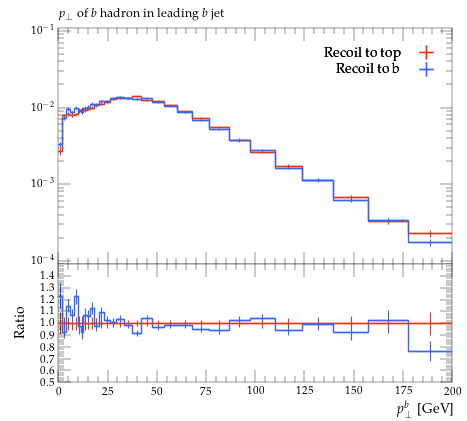

Python code for this plot:
#! /usr/bin/env python

# This Python script was auto-generated using YODA v2.0.2.
# Analysis object: /MC_HFJETS/ptBHadrLead
# Timestamp: 30-07-2026 (13:09:52)

import matplotlib as mpl
import matplotlib.pyplot as plt
mpl.use('Agg') # comment out for interactive use
import os
import numpy as np

plotDir = os.path.split(os.path.realpath(__file__))[0]
if 'YODA_USER_PLOT_PATH' in globals():
    plot_outdir = globals()['YODA_USER_PLOT_PATH']
else:
    plot_outdir = plotDir

#plot style
plt.style.use(os.path.join(plotDir, '../default.mplstyle'))
# plot metadata
figW, figH = plt.rcParams['figure.figsize']
ax_xLabel = r'$p_\perp^b$ [GeV]'
ax_yLabel = r''
ax_title  = r'$p_\perp$ of $b$ hadron in leading $b$ jet'
ax_xScale = 'linear'
ax_yScale = 'log'
xLims = (0.0, 200.0)
yLims = (9e-05, 0.11000000000000001)

# TeX-friendly labels for the legend
labels = {
    'legend' : ([ r"Recoil to top", r"Recoil to b" ], r""),
}

# Adjust canvas width and height
canvasW = 10.0
canvasH = 9.0
figW *= canvasW/10.
figH *= canvasH/9.

# Create figure and axis objects
fig, (ax, ratio0_ax) = plt.subplots(2, 1, sharex=True,
                  figsize=(figW,figH), gridspec_kw={'height_ratios': (6.0, 3.0)})

# Set figure margins
plt.subplots_adjust(
    left   = 1.0 * plt.rcParams['figure.subplot.left'],
    right  = 1.0 * plt.rcParams['figure.subplot.right'],
    top    = 1.0 * plt.rcParams['figure.subplot.top'],
    bottom = 1.0 * plt.rcParams['figure.subplot.bottom'])

ratio0_ax.yaxis.set_major_locator(mpl.ticker.MultipleLocator(0.1))
ratio0_ax.set_ylim(0.5, 1.4999)
ratio0_ax.set_ylabel('Ratio')

# the numerical data is stored in a separate file
dataf = dict()
prefix = os.path.split(__file__)[0]
if prefix:    prefix = prefix + '/'
exec(open(prefix+'ptBHadrLead__data.py').read(), dataf)


legend_handles = dict() # keep track of handles for the legend

# style options for curves
# starts at zorder>=5 to draw curve on top of legend
styles = {
  'recoil_t': {
    'color' : '#EE3311',
    'linestyle' : '-',
    'linewidth' : 1,
    'marker' : 'none',
    'markersize' : 2,
    'capsize' : 0.0,
    'zorder' : 5,
    'histstyle' : 1,
    'drawstyle' : 'steps-pre',
    'xerrorbars' : 1,
    'yerrorbars' : 1,
    'fillcolor' : None,
    'fillopacity' : 1.0,
    'ratio0_linestyle' : '-',
    'ratio0_linewidth' : 1,
    'ratio0_marker' : 'none',
    'ratio0_markersize' : 2,
    'ratio0_capsize' : 0.0,
    'ratio0_zorder' : 5,
    'ratio0_histstyle' : 1,
    'ratio0_drawstyle' : 'steps-pre',
    'ratio0_xerrorbars' : 1,
    'ratio0_yerrorbars' : 1,
  },
  'recoil_b': {
    'color' : '#3366FF',
    'linestyle' : '-',
    'linewidth' : 1,
    'marker' : 'none',
    'markersize' : 2,
    'capsize' : 0.0,
    'zorder' : 6,
    'histstyle' : 1,
    'drawstyle' : 'steps-pre',
    'xerrorbars' : 1,
    'yerrorbars' : 1,
    'fillcolor' : None,
    'fillopacity' : 1.0,
    'ratio0_linestyle' : '-',
    'ratio0_linewidth' : 1,
    'ratio0_marker' : 'none',
    'ratio0_markersize' : 2,
    'ratio0_capsize' : 0.0,
    'ratio0_zorder' : 6,
    'ratio0_histstyle' : 1,
    'ratio0_drawstyle' : 'steps-pre',
    'ratio0_xerrorbars' : 1,
    'ratio0_yerrorbars' : 1,
  },
}

# curve from input yoda files in main panel
for label, yvals in dataf['yvals'].items():
    if all(np.isnan(v) for v in dataf['yvals'][label]):
        continue
    tmp = None
    if styles[label]['histstyle']: # draw as histogram
        xpos = dataf['xedges'][label] if styles[label]['drawstyle'] else dataf['xpoints'][label]
        ypos = np.insert(yvals, 0, yvals[0]) if styles[label]['drawstyle'] else yvals
        if styles[label]['fillcolor']: # fill area below curve
            ax.fill_between(xpos, ypos, step='pre',
                            color=styles[label]['fillcolor'],
                            alpha=styles[label]['fillopacity'])
        tmp, = ax.plot(xpos, ypos,
                       color=styles[label]['color'],
                       linestyle=styles[label]['linestyle'],
                       linewidth=styles[label]['linewidth'],
                       drawstyle=styles[label]['drawstyle'], solid_joinstyle='miter',
                       zorder=styles[label]['zorder'], label=label)
    tmp = ax.errorbar(dataf['xpoints'][label], yvals,
                      xerr=np.array(dataf['xerrs'][label])*styles[label]['xerrorbars'],
                      yerr=np.array(dataf['yerrs'][label])*styles[label]['yerrorbars'],
                      fmt=styles[label]['marker'], capsize=styles[label]['capsize'],
                      markersize=styles[label]['markersize'],
                      ecolor=styles[label]['color'],
                      color=styles[label]['color'], zorder=styles[label]['zorder'])
    tmp[-1][0].set_linestyle(styles[label]['linestyle'])
    tmp[-1][0].set_linewidth(styles[label]['linewidth'])
    if label in dataf['add_legend_handle']:  legend_handles[label] = tmp
    for varLabel in dataf['variation_yvals'].keys():
        if varLabel.startswith(label):
            tmp, = ax.plot(dataf['xedges'][label], dataf['variation_yvals'][varLabel],
                           color=styles[label]['color'],
                           linestyle=styles[label]['linestyle'],
                           linewidth=styles[label]['linewidth'],
                           drawstyle='steps-pre', solid_joinstyle='miter',
                           zorder=styles[label]['zorder'], alpha=0.5)


# plots on ratio panel
# curve from input yoda files in ratio panel
for label, yvals in dataf['ratio0_yvals'].items():
    if all(np.isnan(v) for v in yvals):
        continue
    if styles[label]['ratio0_histstyle']: # plot as histogram
        xpos = dataf['xedges']['recoil_t'] if styles[label]['ratio0_drawstyle'] else dataf['xpoints']['recoil_t']
        ypos = np.insert(yvals, 0, yvals[0]) if styles[label]['ratio0_drawstyle'] else yvals
        ratio0_ax.plot(xpos, ypos,
                       color=styles[label]['color'],
                       linewidth=styles[label]['linewidth'],
                       linestyle=styles[label]['ratio0_linestyle'],
                       drawstyle=styles[label]['ratio0_drawstyle'], zorder=styles[label]['zorder'],
                       solid_joinstyle='miter')
    tmp = ratio0_ax.errorbar(dataf['xpoints']['recoil_t'], yvals,
                             xerr=np.array(dataf['ref_xerrs'])*styles[label]['ratio0_xerrorbars'],
                             yerr=np.array(dataf['ratio0_yerrs'][label])*styles[label]['ratio0_yerrorbars'],
                             fmt=styles[label]['ratio0_marker'], capsize=styles[label]['ratio0_capsize'],
                             markersize=styles[label]['ratio0_markersize'],
                             ecolor=styles[label]['color'],
                             color=styles[label]['color'])
    tmp[-1][0].set_linestyle(styles[label]['ratio0_linestyle'])
    tmp[-1][0].set_linewidth(styles[label]['ratio0_linewidth'])

    for varlabel in dataf['ratio0_variation_vals'].keys():
        if varlabel.startswith(label):
            ratio0_ax.plot(dataf['xedges']['recoil_t'],
                            dataf['ratio0_variation_vals'][varlabel],
                            color=styles[label]['color'],
                            linestyle=styles[label]['linestyle'],
                            linewidth=styles[label]['linewidth'],
                            drawstyle='steps-pre', solid_joinstyle='miter',
                            zorder=1, alpha=0.5)

legend_items = list(legend_handles.values())
ax.add_artist(ax.legend(legend_items,
                        labels['legend'][0],
                        title=labels['legend'][1],
                        alignment='right',
                        loc='upper right',
                        bbox_to_anchor=(1.0, 0.97),markerfirst=False))

# set plot metadata as defined above
ratio0_ax.set_xlabel(ax_xLabel)
ratio0_ax.xaxis.set_label_coords(1., -0.15)
ax.set_ylabel(ax_yLabel, ha='right', va='top')
ax.yaxis.set_label_coords(-0.11, 1.0)
ax.set_title(ax_title, loc='left')
ax.set_xscale(ax_xScale)
ax.set_yscale(ax_yScale)
ax.set_xlim(xLims)
ax.set_ylim(yLims)

# tick formatting
plt.rcParams['xtick.top'] = True
plt.rcParams['ytick.right'] = True
ax.yaxis.set_major_locator(mpl.ticker.LogLocator(base=10.0, numticks=np.inf))
ax.yaxis.set_minor_locator(mpl.ticker.LogLocator(
                           base=10.0, subs=np.arange(0.1, 1, 0.1), numticks=np.inf))
fig.align_ylabels((ax, ratio0_ax))
plt.savefig(os.path.join(plot_outdir, 'ptBHadrLead.pdf'), format='PDF')
plt.savefig(os.path.join(plot_outdir, 'ptBHadrLead.png'), format='PNG')

plt.close(fig)
